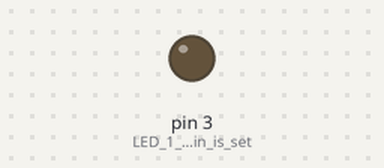
The sketch below on a simulated Arduino Uno, built with avr-gcc and run on an emulated ATmega328P. Parts: output pins drawn as LEDs (lit = HIGH).

Above: at 0.05 s.
At 6.45 s:
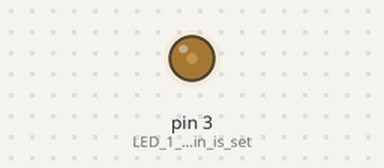
At 19.95 s:
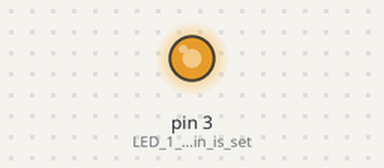
At 39.85 s:
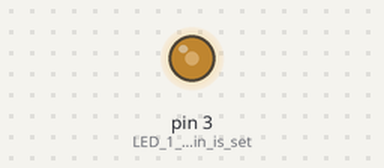
Timing chart, 0 to 40.0 s (numbered marks = the images above):
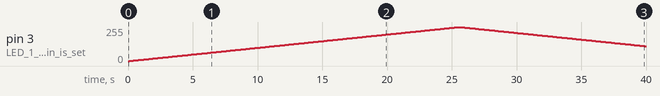

Measured:
- by itself, pin 3 (LED_1_control_pin_is_set): rises from 0/255 to 255/255 in 25.4 s, then falls to 112/255 in 14.4 s

The sketch:

03.ino
```cpp
#define d 100
void setup() {
pinMode(3, OUTPUT); // LED 1 control pin is set up as an output
}

void loop() {
for (int a=0; a<256; a++){
analogWrite(3, a);
delay(d);
}
for (int a=255; a>=0; a--){
analogWrite(3, a);
delay(d);
}
delay(1000);
}
```
